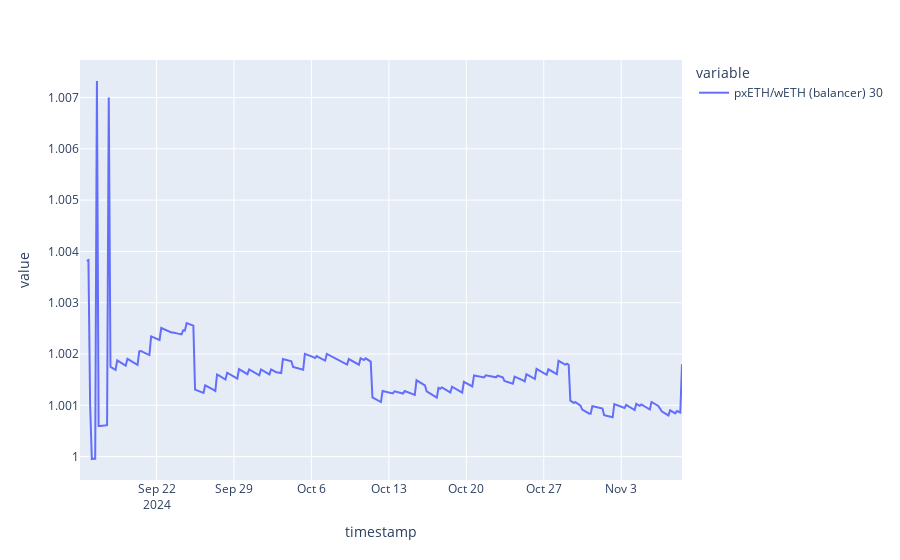

Here is the notebook cell this chart was saved with:
### Code cell
px.line(pricePerShare['pxETH/wETH (balancer) 30'])

### Figure 1 — Plotly figure (JSON) as saved in the notebook; plotly's stock layout.template omitted (floating-point values rounded to 4 significant figures; data arrays with more than 128 entries replaced by an {"elided": "..."} marker saying what was removed)
{"data": [{"hovertemplate": "variable=pxETH/wETH (balancer) 30<br>timestamp=%{x}<br>value=%{y}<extra></extra>", "legendgroup": "pxETH/wETH (balancer) 30", "line": {"color": "#636efa", "dash": "solid"}, "marker": {"symbol": "circle"}, "mode": "lines", "name": "pxETH/wETH (balancer) 30", "orientation": "v", "showlegend": true, "type": "scatter", "x": {"elided": "357 str values"}, "xaxis": "x", "y": {"elided": "357 float values"}, "yaxis": "y"}], "layout": {"legend": {"title": {"text": "variable"}, "tracegroupgap": 0}, "margin": {"t": 60}, "xaxis": {"anchor": "y", "domain": [0, 1], "title": {"text": "timestamp"}}, "yaxis": {"anchor": "x", "domain": [0, 1], "title": {"text": "value"}}}}
